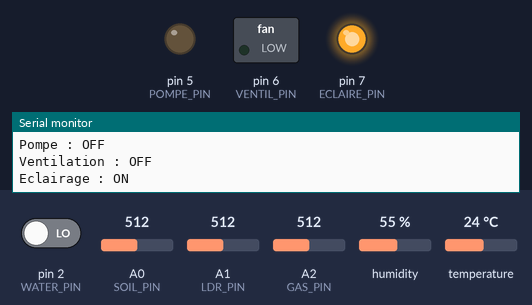
The sketch below on a simulated Arduino Uno, built with avr-gcc and run on an emulated ATmega328P. On the bench: switched loads named in the sketch (green lamp = pin HIGH), output pins drawn as LEDs (lit = HIGH), the last lines printed to the serial monitor. The test bench sets the inputs (shaded band); at power-on: temperature 24 °C, pin 2 (WATER_PIN) LOW, A0 (SOIL_PIN) = 512, A1 (LDR_PIN) = 512, A2 (GAS_PIN) = 512, humidity 55 %.

Above: at 3.8 s.
3.9 s: temperature set to 34.2 °C
7.8 s: temperature set to 35.7 °C
At 9.6 s:
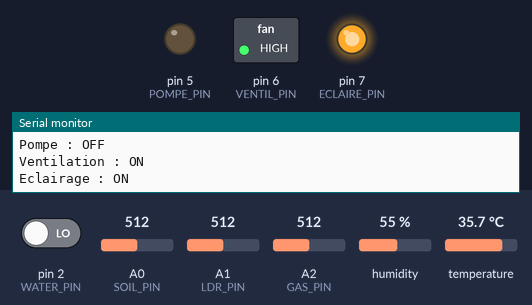
16.5 s: temperature set to 12 °C
At 19.4 s:
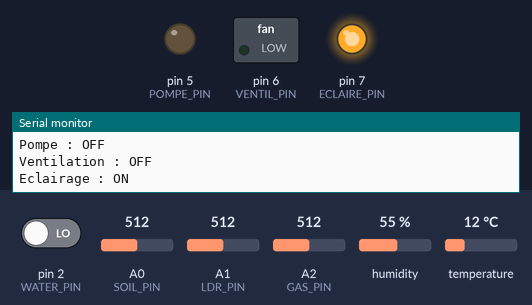
20.4 s: temperature set to 41 °C
At 22.2 s:
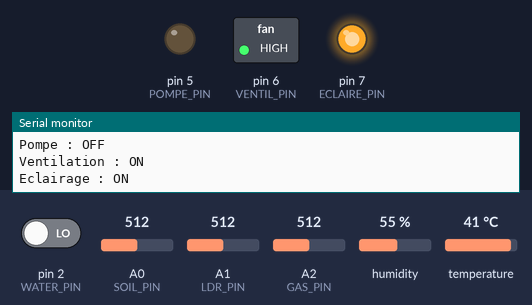
Timing chart, 0 to 23.7 s (numbered marks = the images above; inputs shaded):
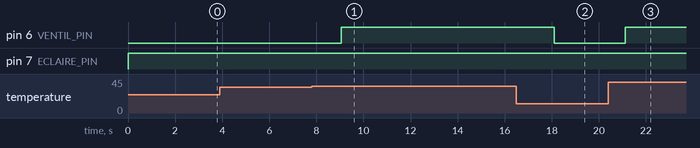

Measured:
- the behaviour switches between 35 and 35.1 °C on temperature (found by bisection; images 0 and 1)
- after the input at 7.8 s, pin 6 (VENTIL_PIN): LOW → HIGH after 1.3 s
- after the input at 16.5 s, pin 6 (VENTIL_PIN): HIGH → LOW after 1.6 s
- after the input at 20.4 s, pin 6 (VENTIL_PIN): LOW → HIGH after 0.72 s

The sketch:

Code.ino
```cpp
#include <DHT.h>
#include <Wire.h>

// ===== PINS CAPTEURS =====
#define SOIL_PIN    A0
#define LDR_PIN     A1
#define GAS_PIN     A2
#define WATER_PIN   2
#define DHT_PIN     4

#define POMPE_PIN   5
#define VENTIL_PIN  6
#define ECLAIRE_PIN 7

// ===== OBJETS =====
#define DHT_TYPE DHT22
DHT dht(DHT_PIN, DHT_TYPE);

void setup() {
  Serial.begin(115200);

  // Capteurs
  dht.begin();

  // Actionneurs
  pinMode(POMPE_PIN,   OUTPUT);
  pinMode(VENTIL_PIN,  OUTPUT);
  pinMode(ECLAIRE_PIN, OUTPUT);
  pinMode(WATER_PIN,   INPUT);

  // Tout éteint au démarrage
  digitalWrite(POMPE_PIN,   LOW);
  digitalWrite(VENTIL_PIN,  LOW);
  digitalWrite(ECLAIRE_PIN, LOW);

  Serial.println("=== Système démarré ===");
}

void loop() {
  Serial.println("\n--- Nouvelle lecture ---");

  // ================================
  // 1. YL-69 — Humidité du sol
  // ================================
  int sol_brut = analogRead(SOIL_PIN);
  int humidite_sol = map(sol_brut, 4095, 0, 0, 100);

  Serial.print("Humidité sol : ");
  Serial.print(humidite_sol);
  Serial.println(" %");

  // ================================
  // 2. DHT22 — Température & humidité air
  // ================================
  float temperature = dht.readTemperature();
  float humidite_air = dht.readHumidity();

  if (isnan(temperature) || isnan(humidite_air)) {
    Serial.println("❌ Erreur DHT !");
  } else {
    Serial.print("Température : ");
    Serial.print(temperature);
    Serial.println(" °C");

    Serial.print("Humidité air : ");
    Serial.print(humidite_air);
    Serial.println(" %");
  }

  // ================================
  // 3. LDR — Luminosité
  // ================================
  int ldr_brut = analogRead(LDR_PIN);
  int luminosite = map(ldr_brut, 0, 4095, 0, 100);

  Serial.print("Luminosité : ");
  Serial.print(luminosite);
  Serial.println(" %");

  // ================================
  // 4. MQ-135 — Qualité de l’air (CO2 approx)
  // ================================
  int gaz_brut = analogRead(GAS_PIN);
  int qualite_air = map(gaz_brut, 0, 4095, 0, 100);

  Serial.print("Qualité air (approx CO2) : ");
  Serial.print(qualite_air);
  Serial.println(" %");

  // ================================
  // 5. Niveau d’eau
  // ================================
  int niveau_eau = digitalRead(WATER_PIN);

  Serial.print("Niveau eau : ");
  Serial.println(niveau_eau == HIGH ? "OK" : "Bas !");

  // ================================
  // ACTIONNEURS — Logique automatique
  // ================================

  // Pompe ON si sol sec + eau disponible
  if (humidite_sol < 30 && niveau_eau == HIGH) {
    digitalWrite(POMPE_PIN, HIGH);
    Serial.println("Pompe : ON");
  } else {
    digitalWrite(POMPE_PIN, LOW);
    Serial.println("Pompe : OFF");
  }

  // Ventilation ON si température élevée
  if (!isnan(temperature) && temperature > 35) {
    digitalWrite(VENTIL_PIN, HIGH);
    Serial.println("Ventilation : ON");
  } else {
    digitalWrite(VENTIL_PIN, LOW);
    Serial.println("Ventilation : OFF");
  }

  // Éclairage ON si faible luminosité
  if (luminosite < 30) {
    digitalWrite(ECLAIRE_PIN, HIGH);
    Serial.println("Eclairage : ON");
  } else {
    digitalWrite(ECLAIRE_PIN, LOW);
    Serial.println("Eclairage : OFF");
  }

  delay(3000);
}
```
